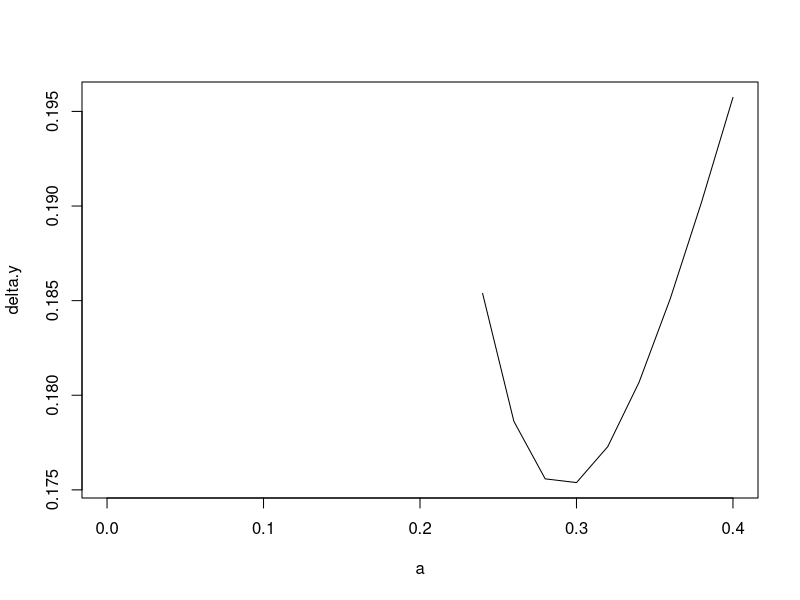
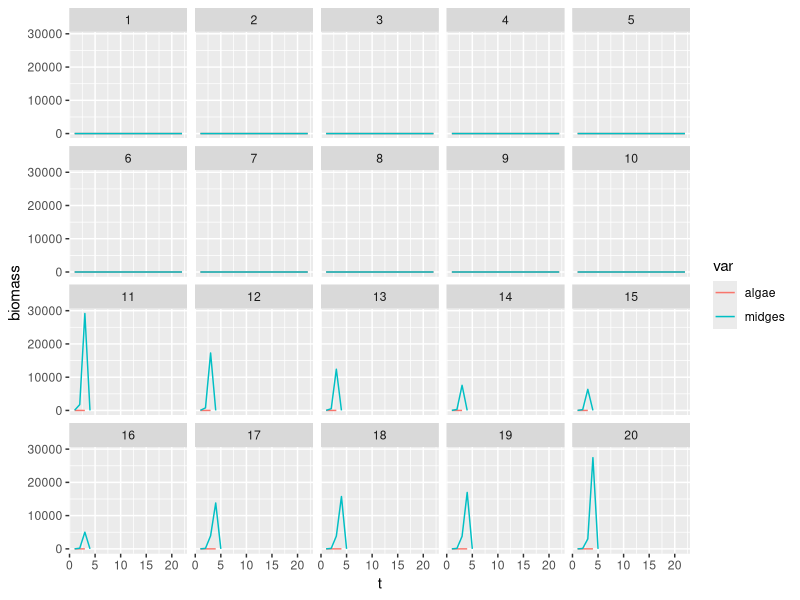
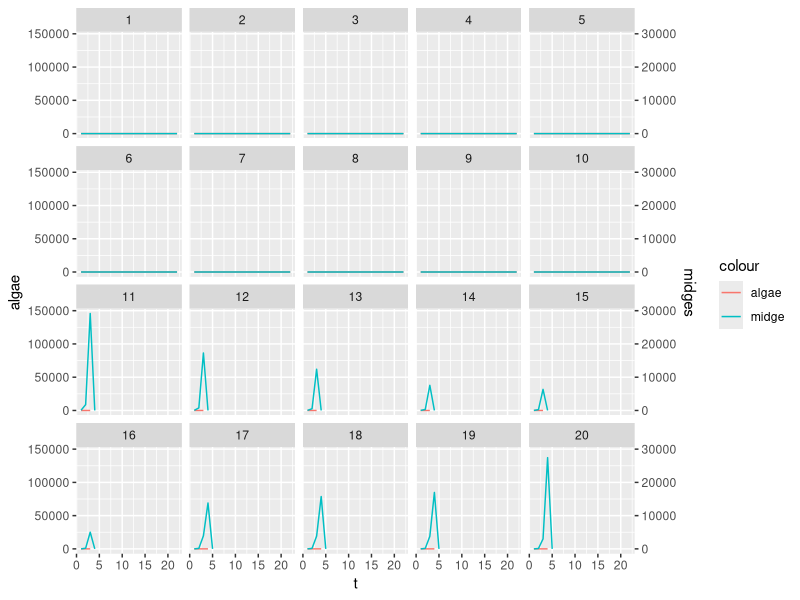
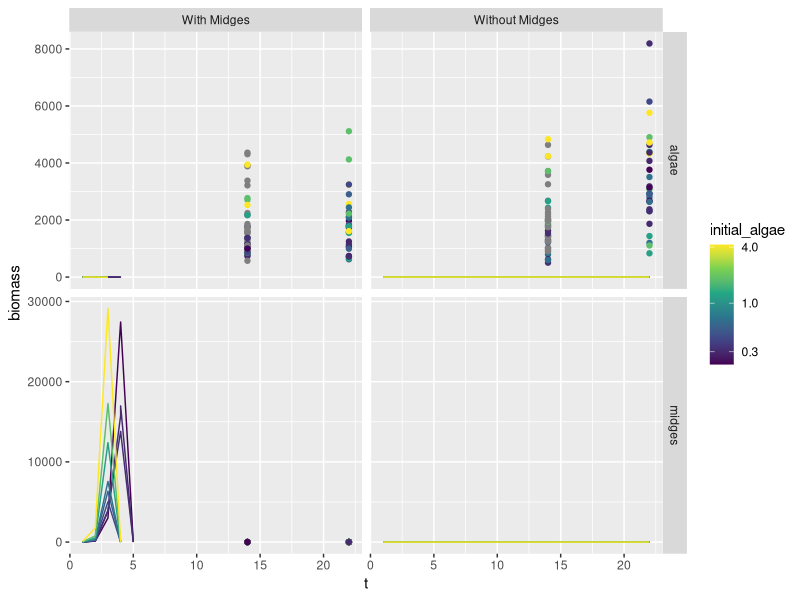

These figures' R source, in order: (Note: this script raises an error after producing the figures.)
library(tidyverse)

#functions describing midge and algae growth

x.next <- function(x){
  exp(r)*x^K - a*x*y
}


y.next <- function(y){
  y + c*a*x*y - m
}

#function showing the trajectory of the scaled biomass through time
trajectory <- function(z.init, # a matrix where the first column describes initial algal biomass and the second describes initial midge biomass
                       r, # the growth rate of algae
                       K, #the carrying capacity??
                       a, #the consumption rate of midges on algae
                       c, # the production efficiency of midges
                       m, #mortality rate of midges
                       Tmax){ 
  trajlist <- list()
  
	for(i in 1:nrow(z.init)){
		x <- z.init[i,1]
		y <- z.init[i,2]
	
		X <- matrix(NA, 2, Tmax)
		for(t in 1:Tmax){
			#x.next <- exp(r*(1 - x/K))*x - a*x*y
			x.next <- exp(r)*x^K - a*x*y #growth of algae ##CHECK 
			y <- y + c*a*x*y - m #change in midge biomass
			x <- x.next
			y <- max(y,0)

			X[,t] <- matrix(c(x,y),2,1)
		}	
		
		trajlist[[i]] <- data.frame(run_index = i, t = 1:Tmax, t(X))
	}
  return(trajlist)
}


#function estimating the change in x and y 
growth <- function(z.init, r, K, a, c, m, Tmax){
	
	X <- matrix(NA, nrow(z.init), 2)
	for(i in 1:nrow(z.init)){
		x <- z.init[i,1]
		y <- z.init[i,2]
		for(t in 1:Tmax){
			#x.next <- exp(r*(1 - x/K))*x - a*x*y
			x.next <- exp(r)*x^K - a*x*y
			y <- y + c*a*x*y - m
			x <- x.next
			y <- max(y,0)
		}
		X[i,] <- c(x,y)
	}	
	
	return(cbind(x.growth=exp(r*(1 - X[,1]/K))*X[,1], #why is this different from line 40 and 48?
	             delta.y=X[,2] - z.init[,2]))
	# return(cbind(x.growth= exp(r)*x^K - a*x*y, #why is this different from line 40 and 48?
	#              delta.y=X[,2] - z.init[,2]))
}



#############################################################
# Calculate the midge growth as a function of their consumption rate

x.init = .5
y.init = 1
r = .2
K = 20
q = 0
c = 0.3
m = .0
Tmax = 22

a.range <- .02*(0:20)
x.init.range <- c(.5, 1)
df <- data.frame(a = rep(a.range, times=length(x.init.range)), x.init=rep(x.init.range, each=length(a.range)))
for(x.init in x.init.range) for(a in a.range){
	X <- growth(z.init = cbind(x.init, y.init), r = r, K = K, a = a, c = c, m = m, Tmax = Tmax)
	df$x.growth[df$a == a & df$x.init == x.init] <- X[1]
	df$delta.y[df$a == a & df$x.init == x.init] <- X[2]
}

par(mfrow=c(1,1))
plot(delta.y ~ a, data=df[df$x.init==x.init.range[2],], typ="l")
lines(delta.y ~ a, data=df[df$x.init==x.init.range[1],], col="red")

#############################################################
data <- read.csv("microcosm_biomass.csv")


# midge weights at time 0
init.midges <- data %>% filter(day==0)
y.init.mean <- sum(init.midges$live_tt * init.midges$wt)/sum(init.midges$live_tt)

# prune to experimental falcon tubes
data <- data %>% 
  filter(day!=0) %>% 
  arrange(day, coreid) %>% 
  mutate(midge.trt = midge=="Midges")

#############################################################
# fit model
#============================================================
SSfit <- function(par, data, x.init, y.init, SS.weight, par.fixed=par.fixed, tofit = T){
	
	par.temp <- par.fixed
	par.temp[is.na(par.fixed)] <- par
	par <- par.temp

	r <- exp(par[1]) #growth rate of algae
	K <-  exp(par[2]) #K
	a <-  exp(par[3]) #consumption rate of algae by midges
	ac <-  exp(par[4]) #consumption and assimilation rate of algae by midges
	m <-  exp(par[5]) #moratlity rate of midges
	gpp.rate <-  exp(par[6]) # 

	x <- x.init
	y <- y.init
	
	Tmax <- 22
	
	SS1 <- 0
	SS2 <- 0
	for(t in 1:Tmax){
		#x.next <- exp(r*(1 - x/K))*x - a*x*y
		x.next <- exp(r)*x^K - a*x*y
		y <- y + ac*x*y - m
		x <- x.next
		
		# if(!tofit) show(c(mean(x), mean(y)))
				
		if(t == 14){
			dif.x <- log(gpp.rate*x) - log(data$x[data$day == 14]) #difference between fit and observed x values
			SS1 <- SS1 + sum(dif.x^2)  #sum of squares along the x axis
			
			sampled.data <- (data$day == 14) & !is.na(data$y) & (data$midge == "Midges")
			sampled.sim <- data$coreid[sampled.data]
			dif.y <- log(y[sampled.sim]) - log(data$y[sampled.data]) #difference between fit and observed y values
			#dif.y <- y[sampled.sim] - data$wt[sampled.data]
			SS2 <- SS2 + sum(dif.y^2) #sum of squares along the y axis
		}
		
		if(t == 22){
			sampled.data <- data$day == 22
			sampled.sim <- data$coreid[sampled.data]
			dif.x <- log(gpp.rate*x[sampled.sim]) - log(data$x[sampled.data])
			SS1 <- SS1 + sum(dif.x^2)
			
			sampled.data <- (data$day == 22) & (data$midge == "Midges") & !is.na(data$y)
			sampled.sim <- data$coreid[sampled.data]
			dif.y <- log(y[sampled.sim]) - log(data$y[sampled.data])
			#dif.y <- y[sampled.sim] - data$wt[sampled.data]
			SS2 <- SS2 + sum(dif.y^2)
		}
	}
	if(tofit){
		if(any(is.nan(x))) {
			return(10^8)
		}else{
			return(SS1 + SS.weight*SS2)
		}
	}else{
		return(c(SS1,SS.weight*SS2, exp(par), mean(x), mean(y)))
	}
}

#============================================================
# midge.trt.row <- data$coreid[data$midge == "Midges" & data$day==14]

# standardize variables
data$x <- data$gpp/mean(data$gpp, na.rm=T)
data$x0 <- data$chl/mean(data$chl, na.rm=T)
data$y <- data$wt/mean(data$wt, na.rm=T)
data$y0 <- 0
data$y0[data$midge.trt] <- y.init.mean/mean(data$wt, na.rm=T)

# fit model
r <- .5
K <- .9
a <- .5
ac <- .03
m <- .001
gpp.rate <- 10^0

x.init <- data$x0[!is.na(data$x0)]
y.init <- data$y0[!is.na(data$x0)]
# cbind(x.init, y.init, data$midge[!is.na(data$x0)])

#weighting sum of squares because x and y values are pretty different. 
SS.weight <- 30

par.full <- log(c(r, K, a, ac, m, gpp.rate))
par.fixed <- c(NA, NA, NA, NA, NA, NA)
#par.fixed <- c(NA, log(K), NA, NA, NA, NA)
par <- par.full[is.na(par.fixed)]

#set a large value to start the sum of squares
SSmin <- 10^10
nrep <- 10
for (i.rep in 1:nrep){
	opt <- optim(par = par, fn=SSfit, data=data, x.init = x.init, y.init = y.init, SS.weight = SS.weight, par.fixed=par.fixed, method = "SANN")
	opt <- optim(par = opt$par, fn=SSfit, data=data, x.init = x.init, y.init = y.init, SS.weight = SS.weight, par.fixed=par.fixed, method = "Nelder-Mead")
	if(opt$value < SSmin){
		SSmin <- opt$value
		opt.opt <- opt
	}
	par <- exp(rnorm(n=length(par), sd=1)) * opt.opt$par
	show(c(opt$value, SSfit(par=opt$par, data=data, x.init = x.init, y.init=y.init, SS.weight = SS.weight, par.fixed=par.fixed, tofit=F)))
}
par.temp <- par.fixed
par.temp[is.na(par.fixed)] <- opt.opt$par
par <- par.temp

r <- exp(par[1])
K <- exp(par[2])
a <- exp(par[3])
ac <- exp(par[4])
c <- ac/a
m <- exp(par[5])
gpp.rate <- exp(par[6])
round(c(r=r, K=K, a=a, c=c, m=m, gpp.rate=gpp.rate, SS=opt.opt$value), digits=3)
       # r        K        a        c        m gpp.rate       SS 
   # 0.187    0.927    0.045    0.163    0.002    0.183   66.817 
 
   
# figures

x.sim <- unique(x.init[order(x.init, decreasing=T)])
y.sim <- unique(y.init[order(y.init)])
z.sim <- cbind(rep(x.sim, times=2), rep(y.sim, each=length(x.sim)))
Tmax <- 22

# trajectories
trajectory(z.init = z.sim, r = r, K = K, a = a, c = c, m = m, Tmax = Tmax)

traject_obs <- trajectory(z.init = z.sim, r = r, K = K, a = a, c = c, m = m, Tmax = Tmax)

trajectories <- bind_rows(traject_obs) %>% 
  rename(algae = X1,
         midges = X2) %>% 
  mutate(initial_algae = z.sim[run_index,1],
         initial_midge = z.sim[run_index,2])


trajectories %>% 
  gather(var, biomass, algae, midges) %>% 
  ggplot(aes(x = t, y = biomass, col = var))+
  facet_wrap(~run_index)+
  geom_line()

trajectories %>% 
  ggplot(aes(x = t))+
  facet_wrap(~run_index)+
  geom_line(aes(y = algae, color = "algae"))+
  geom_line(aes(y = midges*5, color = "midge"))+
  scale_y_continuous(sec.axis = sec_axis(name = "midges", trans = ~./5))


trajectories %>% 
  mutate(initial_midge = ifelse(initial_midge>0, "With Midges", "Without Midges"),
         initial_algae = round(initial_algae,2)) %>% 
  gather(var, biomass, algae, midges) %>% 
  ggplot(aes(x = t, y = biomass, color = initial_algae, group = initial_algae))+
  facet_grid(var~initial_midge, scales = "free_y")+
  geom_line()+
  geom_point(aes(), data = data %>% 
               mutate(x = gpp.rate*x,
                      y = ifelse(midge == "No Midges", NA, y)) %>% 
               rename(initial_algae = x0, t = day, midges = y, algae = x) %>% 
               gather(var, biomass, midges, algae) %>% 
               mutate(initial_midge = ifelse(midge == "Midges", "With Midges", "Without Midges")))+
  scale_color_viridis_c(trans = "log", breaks = c(0.3, 1,4))
  


# Calculate the midge growth as a function of their consumption rate
a.range <- a*(0:40)/10
x.sim <- max(x.init)
# x.init.range <- c(min(x.init),mean(x.init),max(x.init))
y.init.sim <- y.init.mean/mean(data$wt, na.rm=T)
y.init.range <- c(1,3,5)*y.init.sim

df <- data.frame(a = rep(a.range, times=length(y.init.range)), y.init=rep(y.init.range, each=length(a.range)))
for(y.sim in y.init.range) for(a.sim in a.range){
	X <- growth(z.init = cbind(x.sim, y.sim), r = r, K = K, a = a.sim, c = c, m = m, Tmax = Tmax)
	df$x.growth[df$a == a.sim & df$y.init == y.sim] <- X[1]
	df$delta.y[df$a == a.sim & df$y.init == y.sim] <- X[2]
}

par(mfrow=c(1,1), mai=c(.8,.8,.1,.1))
plot(delta.y ~ a, data=df[df$y.init==y.init.range[1],], typ="l", ylim=c(0, max(delta.y)))
lines(delta.y ~ a, data=df[df$y.init==y.init.range[2],], col="red")
lines(delta.y ~ a, data=df[df$y.init==y.init.range[3],], col="blue")
lines(c(a,a),c(0,10), col="orange")
lines(c(0,10),c(0,0), lty=2)
